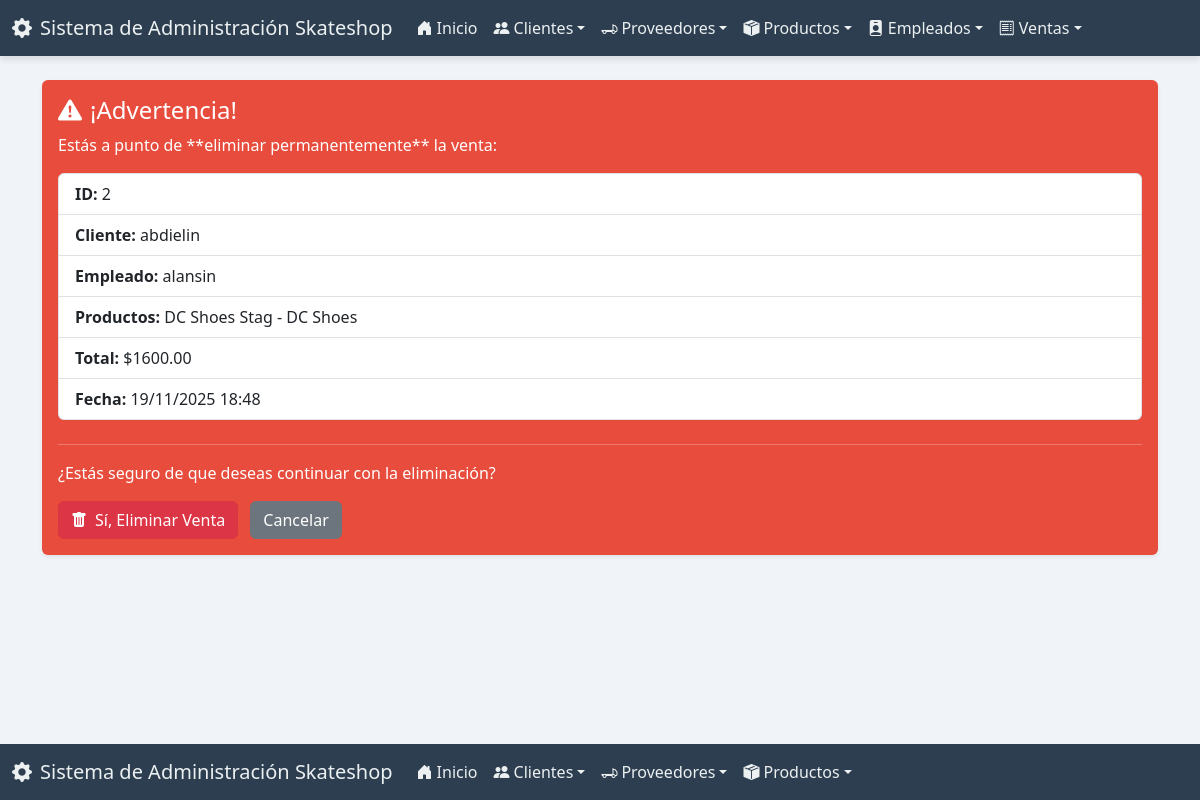
The page /ventas/borrar/2/ on the database its author committed.
### app_Skateshop/models.py (models this page shows, shortened)
class Venta(models.Model):
    cliente = models.ForeignKey(Cliente, on_delete=models.CASCADE, related_name="ventas")
    empleado = models.ForeignKey(Empleado, on_delete=models.CASCADE, related_name="ventas_realizadas")
    productos = models.ManyToManyField(Producto, related_name="ventas")
    fecha_venta = models.DateTimeField(auto_now_add=True)
    total = models.DecimalField(max_digits=10, decimal_places=2, default=0.00)

class Cliente(models.Model):
    id_cliente = models.AutoField(primary_key=True)
    nombre = models.CharField(max_length=100)
    compra = models.ManyToManyField(Producto, blank=True, related_name="clientes")
    email = models.EmailField(unique=True)
    telefono = models.CharField(max_length=15, blank=True, null=True)
    direccion = models.TextField(blank=True, null=True)
    fecha_registro = models.DateField(auto_now_add=True)
    activo = models.BooleanField(default=True)
    imagen = models.ImageField(upload_to='clientes/', blank=True, null=True)

class Empleado(models.Model):
    nombre = models.CharField(max_length=100)
    email = models.EmailField(unique=True)
    telefono = models.CharField(max_length=15, blank=True, null=True)
    direccion = models.TextField(blank=True, null=True)
    fecha_contratacion = models.DateField(auto_now_add=True)
    activo = models.BooleanField(default=True)
    clientes_atendidos = models.ManyToManyField(Cliente, blank=True, related_name="empleados_atendieron")

class Producto(models.Model):
    nombre = models.CharField(max_length=100)
    descripcion = models.TextField(blank=True, null=True)
    precio = models.DecimalField(max_digits=10, decimal_places=2)
    stock = models.PositiveIntegerField(default=0)
    proveedor = models.ForeignKey(Proveedor, on_delete=models.CASCADE, related_name="productos")
    marca = models.CharField(max_length=50)
    modelo = models.CharField(max_length=50, blank=True, null=True)
    fecha_agregado = models.DateField(auto_now_add=True)
    disponible = models.BooleanField(default=True)
    imagen = models.ImageField(upload_to='productos/', blank=True, null=True)

### app_Skateshop/views.py (the view)
# urls.py: path('ventas/borrar/<int:pk>/', views.borrar_venta, name='borrar_venta'),
def borrar_venta(request, pk):
    venta = get_object_or_404(Venta, pk=pk)
    if request.method == 'POST':
        venta.delete()
        return redirect('ver_ventas')
    context = {'venta': venta}
    return render(request, 'venta/borrar_venta.html', context)

### app_Skateshop/templates/venta/borrar_venta.html (shortened to what this page needs)
{% extends 'base.html' %}
{% block content %}
<div class="alert alert-danger shadow-sm" role="alert">
    <h4 class="alert-heading"><i class="bi bi-exclamation-triangle-fill me-2"></i>¡Advertencia!</h4>
    <p>Estás a punto de **eliminar permanentemente** la venta:</p>
    <ul class="list-group mb-4">
        <li class="list-group-item"><strong>ID:</strong> {{ venta.id }}</li>
        <li class="list-group-item"><strong>Cliente:</strong> {{ venta.cliente.nombre }}</li>
        <li class="list-group-item"><strong>Empleado:</strong> {{ venta.empleado.nombre }}</li>
        <li class="list-group-item"><strong>Productos:</strong> {% for producto in venta.productos.all %}{{ producto.nombre }} - {{ producto.marca }}{% if not forloop.last %}, {% endif %}{% empty %}Ninguno{% endfor %}</li>
        <li class="list-group-item"><strong>Total:</strong> ${{ venta.total }}</li>
        <li class="list-group-item"><strong>Fecha:</strong> {{ venta.fecha_venta|date:"d/m/Y H:i" }}</li>
    </ul>
    <hr>
    <p class="mb-0">¿Estás seguro de que deseas continuar con la eliminación?</p>
    <form method="post" action="{% url 'borrar_venta' pk=venta.pk %}" class="mt-3">
        <button type="submit" class="btn btn-danger me-2"><i class="bi bi-trash-fill me-2"></i>Sí, Eliminar Venta</button>
        <a href="{% url 'ver_ventas' %}" class="btn btn-secondary">Cancelar</a>
    </form>
</div>
{% endblock %}

### static/css/style.css (style rules this page uses)
body { background-color: #f0f4f8; color: #34495e; }
.alert-danger { background-color: #e74c3c; color: white; border: none; }
.page-container { display: flex; flex-direction: column; min-height: 100vh; }

### rows shown on the page
Venta: id "2", cliente.nombre "abdielin", empleado.nombre "alansin", total "1600.00", fecha_venta "19/11/2025 18:48"
Producto: nombre "DC Shoes Stag", marca "DC Shoes"
